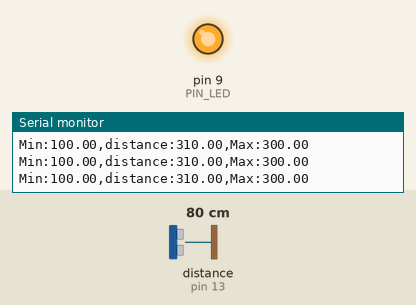
Simulated run of this sketch. Board: Arduino Uno, built with avr-gcc and run on an emulated ATmega328P. Shown: output pins drawn as LEDs (lit = HIGH), the last lines printed to the serial monitor. Wiring (inferred from the names in the program): ultrasonic range finder: trigger pin 12; echo pin 13. The inputs (shaded band) are chosen by the test bench; at power-on: distance to the obstacle (sensor on pin 13) 80 cm. The echo pulse lasts 58.3 µs per cm; pins used as bus, display or sensor lines are not drawn.

Above: at 1.2 s.
1.3 s: distance to the obstacle (sensor on pin 13) set to 18 cm
4.3 s: distance to the obstacle (sensor on pin 13) set to 16 cm
At 5.5 s:
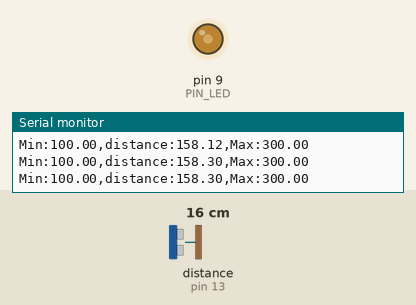
5.8 s: distance to the obstacle (sensor on pin 13) set to 2 cm
At 6.6 s:
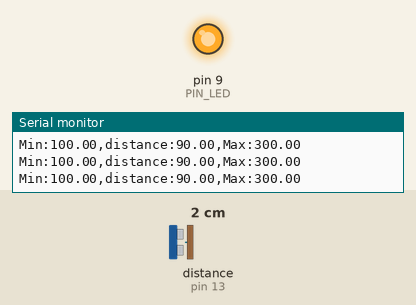
Timing chart, 0 to 8.8 s (numbered marks = the images above; inputs shaded):
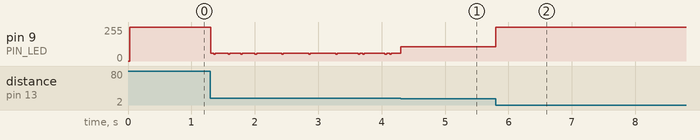

The sketch:

08_example_2.ino
```cpp
// Arduino pin assignment
#define PIN_LED  9
#define PIN_TRIG 12   // sonar sensor TRIGGER
#define PIN_ECHO 13   // sonar sensor ECHO

// configurable parameters
#define SND_VEL 346.0     // sound velocity at 24 celsius degree (unit: m/sec)
#define INTERVAL 25      // sampling interval (unit: msec)
#define PULSE_DURATION 10 // ultra-sound Pulse Duration (unit: usec)
#define _DIST_MIN 100.0   // minimum distance to be measured (unit: mm)
#define _DIST_MAX 300.0   // maximum distance to be measured (unit: mm)

#define TIMEOUT ((INTERVAL / 2) * 1000.0) // maximum echo waiting time (unit: usec)
#define SCALE (0.001 * 0.5 * SND_VEL) // coefficent to convert duration to distance

unsigned long last_sampling_time;   // unit: msec

void setup() {
  // initialize GPIO pins
  pinMode(PIN_LED, OUTPUT);
  pinMode(PIN_TRIG, OUTPUT);  // sonar TRIGGER
  pinMode(PIN_ECHO, INPUT);   // sonar ECHO
  digitalWrite(PIN_TRIG, LOW);  // turn-off Sonar

  // initialize serial port
  Serial.begin(57600);
}

void loop() {
  float distance;

  // wait until next sampling time. // polling
  // millis() returns the number of milliseconds since the program started.
  //    will overflow after 50 days.
  if (millis() < (last_sampling_time + INTERVAL))
    return;

  distance = USS_measure(PIN_TRIG, PIN_ECHO); // read distance

  if (distance < _DIST_MIN) distance = _DIST_MIN - 10.0;
  if (distance > _DIST_MAX) distance = _DIST_MAX + 10.0;

  int brightness = 255; // 기본값: 꺼짐

  if (distance <= 100) {
    brightness = 255; // 꺼짐
  }
  else if (distance < 200) {
    // 100~200mm 구간: 밝기 255 → 0으로 선형 감소
    brightness = map(distance, 100, 200, 255, 0);
  }
  else if (distance == 200) {
    brightness = 0; // 최대
  }
  else if (distance < 300) {
    brightness = map(distance, 200, 300, 0, 255);
  }
  else {
    brightness = 255; // 꺼짐
  }

  analogWrite(PIN_LED, brightness);

  // output the distance to the serial port
  Serial.print("Min:");        Serial.print(_DIST_MIN);
  Serial.print(",distance:");  Serial.print(distance);
  Serial.print(",Max:");       Serial.print(_DIST_MAX);
  Serial.println("");

  // update last sampling time
  last_sampling_time += INTERVAL;
}

// get a distance reading from USS. return value is in millimeter.
float USS_measure(int TRIG, int ECHO)
{
  digitalWrite(TRIG, HIGH);
  delayMicroseconds(PULSE_DURATION);
  digitalWrite(TRIG, LOW);

  return pulseIn(ECHO, HIGH, TIMEOUT) * SCALE; // unit: mm

  // Pulse duration to distance conversion example (target distance = 17.3m)
  // - pulseIn(ECHO, HIGH, timeout) returns microseconds (음파의 왕복 시간)
  // - 편도 거리 = (pulseIn() / 1,000,000) * SND_VEL / 2 (미터 단위)
  //   mm 단위로 하려면 * 1,000이 필요 ==>  SCALE = 0.001 * 0.5 * SND_VEL
  //
  // - 예, pusseIn()이 100,000 이면 (= 0.1초, 왕복 거리 34.6m)
  //        = 100,000 micro*sec * 0.001 milli/micro * 0.5 * 346 meter/sec
  //        = 100,000 * 0.001 * 0.5 * 346
  //        = 17,300 mm  ==> 17.3m
}
```

Measured:
- the behaviour switches between 18 and 17 cm on distance to the obstacle (sensor on pin 13) (found by bisection; images 0 and 1)
- after the input at 5.8 s, pin 9 (PIN_LED): 108/255 → 255/255 at once
